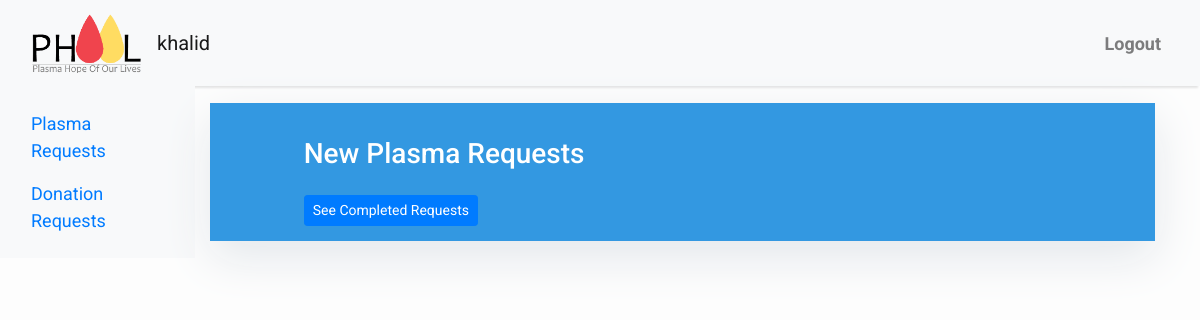
Page /plasma/requests/plasma/ (signed in) on the earlier database version.
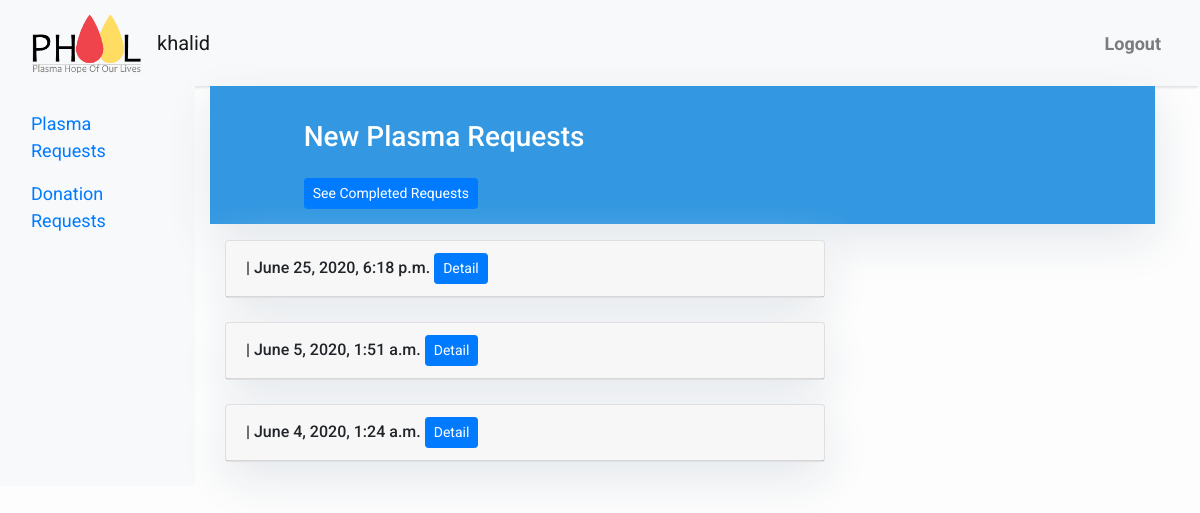
Same page on the later database version.
### plasma/models.py (models this page shows)
class Profile(models.Model):
    author = models.ForeignKey(User, on_delete=models.CASCADE)
    first_name = models.CharField(max_length=30)
    last_name = models.CharField(max_length=30)
    address = models.CharField(max_length=30, blank=True)
    city = models.CharField(max_length=30)
    province = models.IntegerField(choices=PROVINCES, default=4)
    birth_date = models.DateField(null=True, blank=True)
    gender = models.IntegerField(choices=GENDER, default=3)
    phone_regex = RegexValidator(regex=r'^\+?1?\d{9,15}$',
                                 message="Phone number must be entered in the format: '+999999999'. Up to 15 digits allowed.")
    phone = models.CharField(validators=[phone_regex], max_length=17, blank=True)
    date_covid_19_diagnosed = models.DateField(null=True, blank=True)
    blood_group = models.IntegerField(choices=BLOOD, default=8)
    hospital_which_labelled_positive = models.CharField(max_length=30, blank=True)
    hospital_which_labelled_negative = models.CharField(max_length=30, blank=True)
    lab_which_labelled_positive = models.CharField(max_length=30, blank=True)
    lab_which_labelled_negative = models.CharField(max_length=30, blank=True)
    donation_request = models.BooleanField(default=False)
    plasma_request = models.BooleanField(default=False)
    donation_completed = models.BooleanField(default=False)
    plasma_completed = models.BooleanField(default=False)
    created_on = models.DateTimeField(auto_now_add=True, blank=True)

### plasma/views.py (the view)
# urls.py: path("requests/plasma/", views.PlasmaRequestsList.as_view(), name="plasma_requests"),
class PlasmaRequestsList(LoginRequiredMixin, generic.ListView):
    model = Profile
    template_name = "plasma_request_list.html"
    def get_queryset(self):
        return (
            Profile.objects.filter(plasma_request=1, plasma_completed=0)
                .order_by("-created_on")
        )

### templates/plasma_request_list.html (shortened to what this page needs)
{% extends "base.html" %}
{% block content %}
<header class="masthead">
    <div class="container">
        <div class="row">
            <div class=" col-md-8 col-md-10 mx-auto">
                <div class="site-heading">
                    <h3 class=" site-heading my-4 mt-3 text-white">New Plasma Requests</h3>
                    <a href="{% url 'completed_plasma_requests' %}" class="btn btn-primary btn-sm">See Completed Requests</a>
                </div>
            </div>
        </div>
    </div>
</header>
<div class="container">
    <div class="row">
    {% if user.is_authenticated %}
        <div class="col-md-8 mt-3 left">
            {% for post in object_list %}
                <div class="card mb-4">
                <h6 class="card-header">{% block title %} {{ post.user}}  | {{ post.created_on }} <a href="{% url 'plasma_request_detail' post.pk  %}" class="btn btn-primary btn-sm">Detail</a>{% endblock title %}</h6>
                </div>
            {% endfor %}
        </div>
    {% endif %}
    </div>
</div>
{%endblock%}

Differences in the rows shown:
added Profile: created_on "June 25, 2020, 6:18 p.m."
added Profile: created_on "June 5, 2020, 1:51 a.m."
now on this page (row edited): Profile: created_on "June 4, 2020, 1:24 a.m."
